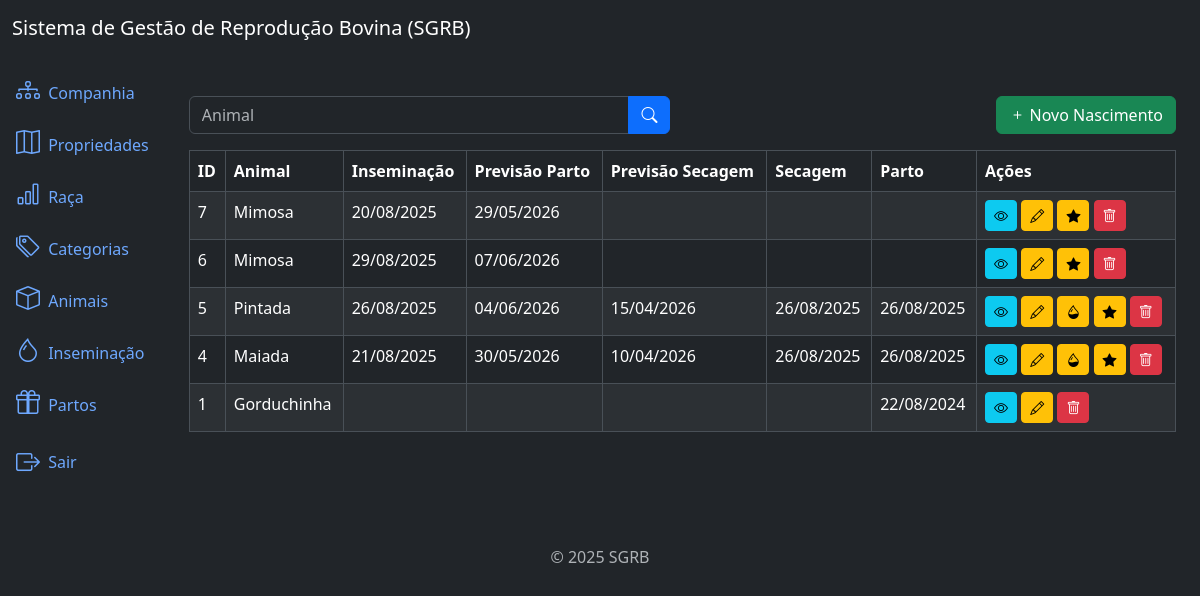
Page /births/list/ (signed in) on the committed database.
### births/models.py (models this page shows, shortened)
class Birth(models.Model):
    animal = models.ForeignKey(
        Animal,
        on_delete=models.PROTECT,
        related_name='births'
    )
    insemination = models.ForeignKey(
        Insemination,
        on_delete=models.PROTECT,
        null=True,
        blank=True,
        related_name='births'
    )
    expected_birth = models.DateField(null=True, blank=True)
    expected_dry = models.DateField(null=True, blank=True)
    dry = models.DateField(null=True, blank=True)
    birth = models.DateField(null=True, blank=True)
    created_at = models.DateTimeField(auto_now_add=True)
    updated_at = models.DateTimeField(auto_now=True)
    class Meta:
        ordering = ['-created_at']

### animals/models.py (models this page shows)
class Animal(models.Model):
    name = models.CharField(max_length=100)
    birth = models.DateField(null=True, blank=True)
    farm = models.ForeignKey(Farm, on_delete=models.PROTECT, related_name='animais')  # noqa
    breed = models.ForeignKey(Breed, on_delete=models.PROTECT, related_name='animais')  # noqa
    category = models.ForeignKey(Category, on_delete=models.PROTECT, related_name='animais') # noqa
    created_at = models.DateTimeField(auto_now_add=True)
    updated_at = models.DateTimeField(auto_now=True)
    culling_date = models.DateField(null=True, blank=True,verbose_name='Data da Baixa')  # noqa
    culling_reason = models.CharField(
        max_length=2,
        choices=CULLING_REASON_CHOICES,
        null=True,
        blank=True,
    )
    class Meta:
        ordering = ['name']
    def __str__(self):
        return self.name

### inseminations/models.py (models this page shows, shortened)
class Insemination(models.Model):
    animal = models.ForeignKey(Animal, on_delete=models.PROTECT, related_name='inseminations')  # noqa
    date_of_insemination = models.DateField()
    expected_pregnancy = models.DateField(null=True, blank=True)
    pregnancy_check = models.DateField(null=True, blank=True)
    is_pregnant = models.CharField(
        max_length=1,
        choices=PRENHEZ_CHOICES,
        null=True,
        blank=True
    )
    created_at = models.DateTimeField(auto_now_add=True)
    updated_at = models.DateTimeField(auto_now=True)
    class Meta:
        ordering = ['-created_at']

### births/views.py (the view)
# urls.py: path('births/list/', views.BirthListView.as_view(), name='birth_list'),  # noqa
class BirthListView(LoginRequiredMixin, PermissionRequiredMixin, ListView):  # noqa
    model = models.Birth
    template_name = 'birth_list.html'
    context_object_name = 'births'
    paginate_by = 10
    permission_required = 'births.view_birth'
    def get_queryset(self):
        queryset = super().get_queryset()
        name = self.request.GET.get('name')
        if name:
            queryset = queryset.filter(animal__name__icontains=name)
        return queryset

### births/templates/birth_list.html (shortened to what this page needs)
{% extends 'base.html' %}
{% block content %}
  <div class="row mb-3">
    <div class="col-md-6">
      <form method="get" action="{% url 'birth_list' %}">
        <div class="input-group">
          <input type="text" class="form-control" name="animal" placeholder="Animal" value="{{ request.GET.animal }}">
          <button type="submit" class="btn btn-primary">
            <i class="bi bi-search"></i>
          </button>
        </div>
      </form>
    </div>
    <div class="col-md-6">
      <a href="{% url 'birth_create' %}" class="btn btn-success float-end">
        <i class="bi bi-plus"></i> Novo Nascimento
      </a>
    </div>
  </div>
  <div class="table-responsive">
    <table class="table table-striped table-bordered">
      <thead class="thead-dark">
        <tr>
          <th>ID</th>
          <th>Animal</th>
          <th>Inseminação</th>
          <th>Previsão Parto</th>
          <th>Previsão Secagem</th>
          <th>Secagem</th>
          <th>Parto</th>
          <th>Ações</th>
        </tr>
      </thead>
      <tbody>
        {% for birth in births %}
          <tr>
            <td>{{ birth.id }}</td>
            <td>{{ birth.animal }}</td>
            <td>{{ birth.insemination.date_of_insemination|date:"d/m/Y" }}</td>
            <td>{{ birth.expected_birth|date:"d/m/Y" }}</td>
            <td>{{ birth.expected_dry|date:"d/m/Y" }}</td>
            <td>{{ birth.dry|date:"d/m/Y" }}</td>
            <td>{{ birth.birth|date:"d/m/Y" }}</td>
            <td>
              <a href="{% url "birth_detail" birth.id %}" class="btn btn-info btn-sm">
                <i class="bi bi-eye"></i>
              </a>
              <a href="{% url "birth_update" birth.id %}" class="btn btn-warning btn-sm">
                <i class="bi bi-pencil"></i>
              </a>
              {% if birth.expected_dry %}
                <a href="{% url "birth_check_dry" birth.id %}" class="btn btn-warning btn-sm">
                  <i class="bi bi-droplet-half"></i>
                </a>
              {% endif %}
              {% if birth.expected_birth %}
                <a href="{% url "birth_check_birth" birth.id %}" class="btn btn-warning btn-sm">
                 <i class="bi-star-fill"></i>
                </a>
              {% endif %}
              <a href="{% url "birth_delete" birth.id %}" class="btn btn-danger btn-sm">
                <i class="bi bi-trash"></i>
              </a>
            </td>
          </tr>
        {% empty %}
          <tr>
            <td colspan="8" class="text-center">Nenhum nascimento cadastrado.</td>
          </tr>
        {% endfor %}
      </tbody>
    </table>
  </div>
{% endblock %}

### rows in the picture
Birth: id "7", animal "Mimosa", insemination.date_of_insemination "20/08/2025", expected_birth "29/05/2026"
Birth: id "6", animal "Mimosa", insemination.date_of_insemination "29/08/2025", expected_birth "07/06/2026"
Birth: id "5", animal "Pintada", insemination.date_of_insemination "26/08/2025", expected_birth "04/06/2026", expected_dry "15/04/2026", dry "26/08/2025", birth "26/08/2025"
Birth: id "4", animal "Maiada", insemination.date_of_insemination "21/08/2025", expected_birth "30/05/2026", expected_dry "10/04/2026", dry "26/08/2025", birth "26/08/2025"
Birth: id "1", animal "Gorduchinha", birth "22/08/2024"
